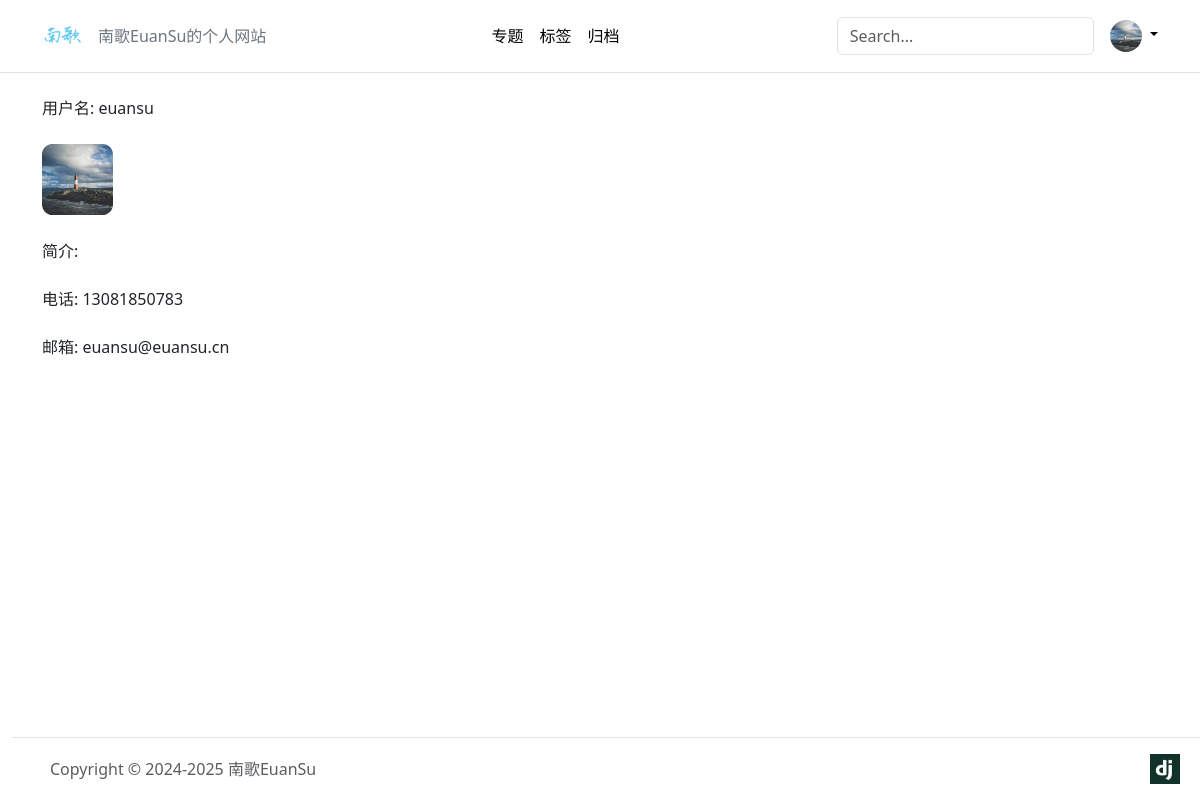
Page /userprofile/detail/2/ (signed in) on the committed database.
### apps/userprofile/models.py (models this page shows)
class UserInfo(AbstractUser):
    phone = models.CharField(max_length=20, blank=True)
    avatar = models.ImageField(upload_to='avatar/', blank=True)
    bio = models.TextField(max_length=500, blank=True)

### apps/userprofile/views.py (the view)
# urls.py: path('detail/<int:id>/', views.user_detail, name='detail'),
@login_required(login_url='/userprofile/login/')
def user_detail(request, id):
    if request.method == 'GET':
        user = UserInfo.objects.get(id=id)
        context = {"user":user}
        return render(request, 'userprofile/detail.html', context)
    else:
        return HttpResponse("请使用GET请求数据")

### DjangoBlog/context_processors.py (called while the page is built)
def site_settings(request):
    return {
        'SITE_NAME': settings.SITE_NAME,
    }

### templates/userprofile/detail.html (shortened to what this page needs)
{% extends "base.html" %} {% load static %}
{% block content %}
<div class="container">
    <div class="row">
        <div class="col-4">
            <br>
            <div class="col-12">用户名: {{ user.username }}</div>
            <br>
            {% if user.avatar %}
            <img src="{{ user.avatar.url }}" style="max-width: 20%; border-radius: 15%;" class="col-md-4">
            <br>
            {% else %}
            <h5 class="col-6">暂无头像</h5>
            {% endif %}
            <br>
            <div class="col-12">简介: {{ user.bio }}</div>
            <br>
            <div class="col-12">电话: {{ user.phone }}</div>
            <br>
            <div class="col-12">邮箱: {{ user.email }}</div>
            <br>
        </div>
    </div>
</div>
{% endblock content %}

### templates/header.html (shortened to what this page needs)
{% load static %}
<header class="p-3 mb-3 border-bottom header-fixed">
  <div class="container">
    <div class="d-flex flex-wrap align-items-center justify-content-center justify-content-lg-start">
      <a href="/"
        class="d-flex align-items-center mb-2 mb-lg-0 link-body-emphasis text-decoration-none">
        <img src="{% static 'images/logo.png' %}" width="40" height="40" alt="Logo" class="bi me-2">
      </a>
      <ul class="nav col-12 col-lg-auto me-lg-auto mb-2 justify-content-center mb-md-0">
        <li><a href="/" class="nav-link px-2 link-secondary">{{ SITE_NAME }}</a></li>
      </ul>
      <ul class="nav col-12 col-lg-auto me-lg-auto mb-2 justify-content-center mb-md-0">
        <li><a href="/article/category/" class="nav-link px-2 link-body-emphasis">专题</a></li>
        <li><a href="#" class="nav-link px-2 link-body-emphasis">标签</a></li>
        <li><a href="#" class="nav-link px-2 link-body-emphasis">归档</a></li>
      </ul>
      <form class="col-12 col-lg-auto mb-3 mb-lg-0 me-lg-3" role="search">
        <input type="search" class="form-control"
          placeholder="Search..." aria-label="Search">
      </form>
      {% if user.is_authenticated %}
      <div class="dropdown text-end"> <a href="#"
        class="d-block link-body-emphasis text-decoration-none dropdown-toggle" data-bs-toggle="dropdown"
        aria-expanded="false">
        {% if user.avatar %}
          <img src="{{ user.avatar.url }}" alt="{{ user.username }}" width="32" height="32" class="rounded-circle">
        {% else %}
          <img src="https://github.com/mdo.png" alt="mdo" width="32" height="32" class="rounded-circle">
        {% endif %}
        </a>
      </div>
      {% endif %}
    </div>
  </div>
</header>

### static/css/custom.css (style rules this page uses)
body { padding-top: 72px; }
.header-fixed { position: fixed; top: 0; left: 0; right: 0; width: 100%; z-index: 1030; background-color: white; }

### templates/footer.html (style rules this page uses)
body { margin-bottom: 100px; }

### rows in the picture
UserInfo: avatar (picture), username "euansu", phone "13081850783", email "euansu@euansu.cn"

### other values in the picture
{{ SITE_NAME }} "南歌EuanSu的个人网站"
